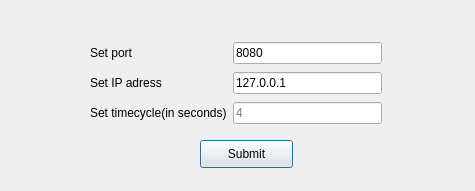
<?xml version="1.0" encoding="UTF-8"?>
<ui version="4.0">
 <class>Dialog</class>
 <widget class="QDialog" name="Dialog">
  <property name="geometry">
   <rect>
    <x>0</x>
    <y>0</y>
    <width>475</width>
    <height>191</height>
   </rect>
  </property>
  <property name="windowTitle">
   <string>Settings</string>
  </property>
  <widget class="QPushButton" name="pushButton">
   <property name="geometry">
    <rect>
     <x>200</x>
     <y>140</y>
     <width>93</width>
     <height>28</height>
    </rect>
   </property>
   <property name="text">
    <string>Submit</string>
   </property>
  </widget>
  <widget class="QWidget" name="layoutWidget">
   <property name="geometry">
    <rect>
     <x>90</x>
     <y>40</y>
     <width>292</width>
     <height>89</height>
    </rect>
   </property>
   <layout class="QGridLayout" name="gridLayout">
    <item row="0" column="0">
     <widget class="QLabel" name="label">
      <property name="text">
       <string>Set port</string>
      </property>
     </widget>
    </item>
    <item row="0" column="1">
     <widget class="QLineEdit" name="lineEdit">
      <property name="text">
       <string>8080</string>
      </property>
     </widget>
    </item>
    <item row="1" column="0">
     <widget class="QLabel" name="label_2">
      <property name="text">
       <string>Set IP adress</string>
      </property>
     </widget>
    </item>
    <item row="1" column="1">
     <widget class="QLineEdit" name="lineEdit_7">
      <property name="inputMask">
       <string/>
      </property>
      <property name="text">
       <string>127.0.0.1</string>
      </property>
     </widget>
    </item>
    <item row="2" column="0">
     <widget class="QLabel" name="label_3">
      <property name="text">
       <string>Set timecycle(in seconds)</string>
      </property>
     </widget>
    </item>
    <item row="2" column="1">
     <widget class="QLineEdit" name="lineEdit_3">
      <property name="styleSheet">
       <string notr="true">color: rgb(122, 122, 122)</string>
      </property>
      <property name="inputMask">
       <string/>
      </property>
      <property name="text">
       <string>4</string>
      </property>
     </widget>
    </item>
   </layout>
  </widget>
 </widget>
 <tabstops>
  <tabstop>lineEdit</tabstop>
  <tabstop>pushButton</tabstop>
  <tabstop>lineEdit_3</tabstop>
  <tabstop>lineEdit_7</tabstop>
 </tabstops>
 <resources/>
 <connections/>
</ui>
